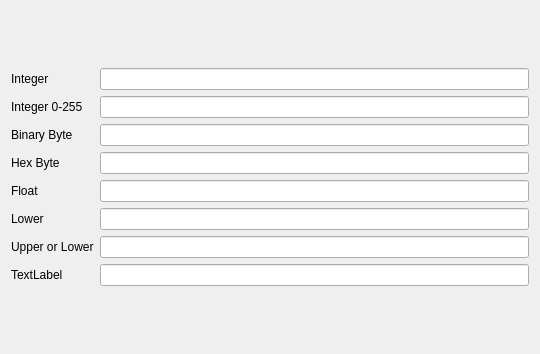
<?xml version="1.0" encoding="UTF-8"?>
<ui version="4.0">
 <class>Dialog</class>
 <widget class="QDialog" name="Dialog">
  <property name="geometry">
   <rect>
    <x>0</x>
    <y>0</y>
    <width>540</width>
    <height>354</height>
   </rect>
  </property>
  <property name="windowTitle">
   <string>Dialog</string>
  </property>
  <layout class="QGridLayout" name="gridLayout">
   <item row="0" column="0">
    <layout class="QVBoxLayout" name="verticalLayout_2">
     <item>
      <widget class="QLabel" name="label">
       <property name="text">
        <string>Integer</string>
       </property>
      </widget>
     </item>
     <item>
      <widget class="QLabel" name="label_2">
       <property name="text">
        <string>Integer 0-255</string>
       </property>
      </widget>
     </item>
     <item>
      <widget class="QLabel" name="label_4">
       <property name="text">
        <string>Binary Byte</string>
       </property>
      </widget>
     </item>
     <item>
      <widget class="QLabel" name="label_3">
       <property name="text">
        <string>Hex Byte</string>
       </property>
      </widget>
     </item>
     <item>
      <widget class="QLabel" name="label_5">
       <property name="text">
        <string>Float</string>
       </property>
      </widget>
     </item>
     <item>
      <widget class="QLabel" name="label_6">
       <property name="text">
        <string>Lower</string>
       </property>
      </widget>
     </item>
     <item>
      <widget class="QLabel" name="label_7">
       <property name="text">
        <string>Upper or Lower</string>
       </property>
      </widget>
     </item>
     <item>
      <widget class="QLabel" name="label_8">
       <property name="text">
        <string>TextLabel</string>
       </property>
      </widget>
     </item>
    </layout>
   </item>
   <item row="0" column="1">
    <layout class="QVBoxLayout" name="verticalLayout">
     <item>
      <widget class="QLineEdit" name="lineEdit"/>
     </item>
     <item>
      <widget class="QLineEdit" name="lineEdit_2"/>
     </item>
     <item>
      <widget class="QLineEdit" name="lineEdit_3"/>
     </item>
     <item>
      <widget class="QLineEdit" name="lineEdit_4"/>
     </item>
     <item>
      <widget class="QLineEdit" name="lineEdit_5"/>
     </item>
     <item>
      <widget class="QLineEdit" name="lineEdit_6"/>
     </item>
     <item>
      <widget class="QLineEdit" name="lineEdit_7"/>
     </item>
     <item>
      <widget class="QLineEdit" name="lineEdit_8"/>
     </item>
    </layout>
   </item>
  </layout>
 </widget>
 <layoutdefault spacing="6" margin="11"/>
 <resources/>
 <connections/>
</ui>
